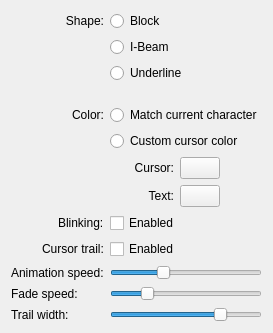
     <widget class="QWidget" name="cursorTab">
      <attribute name="title">
       <string>Cursor</string>
      </attribute>
      <layout class="QGridLayout">
       <property name="spacing">
        <number>0</number>
       </property>
       <item row="0" column="0" colspan="2">
        <layout class="QGridLayout">
         <property name="spacing">
          <number>6</number>
         </property>
         <item row="0" column="0" alignment="Qt::AlignmentFlag::AlignRight">
          <widget class="QLabel" name="label_8">
           <property name="sizePolicy">
            <sizepolicy hsizetype="Fixed" vsizetype="Preferred">
             <horstretch>0</horstretch>
             <verstretch>0</verstretch>
            </sizepolicy>
           </property>
           <property name="text">
            <string>Shape:</string>
           </property>
           <property name="alignment">
            <set>Qt::AlignmentFlag::AlignRight|Qt::AlignmentFlag::AlignTrailing|Qt::AlignmentFlag::AlignVCenter</set>
           </property>
          </widget>
         </item>
         <item row="0" column="1">
          <widget class="QRadioButton" name="cursorShapeBlock">
           <property name="text">
            <string comment="A solid rectangular">Block</string>
           </property>
           <attribute name="buttonGroup">
            <string notr="true">cursorShape</string>
           </attribute>
          </widget>
         </item>
         <item row="1" column="1">
          <widget class="QRadioButton" name="cursorShapeIBeam">
           <property name="text">
            <string comment="A vertical line on the left edge">I-Beam</string>
           </property>
           <attribute name="buttonGroup">
            <string notr="true">cursorShape</string>
           </attribute>
          </widget>
         </item>
         <item row="2" column="1">
          <widget class="QRadioButton" name="cursorShapeUnderline">
           <property name="text">
            <string comment="A hortizonal line on the bottom edge">Underline</string>
           </property>
           <attribute name="buttonGroup">
            <string notr="true">cursorShape</string>
           </attribute>
          </widget>
         </item>
         <item row="3" column="1">
          <spacer>
           <property name="orientation">
            <enum>Qt::Orientation::Vertical</enum>
           </property>
           <property name="sizeType">
            <enum>QSizePolicy::Policy::Fixed</enum>
           </property>
           <property name="sizeHint" stdset="0">
            <size>
             <width>20</width>
             <height>16</height>
            </size>
           </property>
          </spacer>
         </item>
         <item row="4" column="0" alignment="Qt::AlignmentFlag::AlignRight">
          <widget class="QLabel" name="label_3">
           <property name="sizePolicy">
            <sizepolicy hsizetype="Fixed" vsizetype="Preferred">
             <horstretch>0</horstretch>
             <verstretch>0</verstretch>
            </sizepolicy>
           </property>
           <property name="text">
            <string comment="Cursor color options">Color:</string>
           </property>
           <property name="alignment">
            <set>Qt::AlignmentFlag::AlignRight|Qt::AlignmentFlag::AlignTrailing|Qt::AlignmentFlag::AlignVCenter</set>
           </property>
          </widget>
         </item>
         <item row="4" column="1">
          <widget class="QRadioButton" name="autoCursorColorButton">
           <property name="sizePolicy">
            <sizepolicy hsizetype="Preferred" vsizetype="Fixed">
             <horstretch>0</horstretch>
             <verstretch>0</verstretch>
            </sizepolicy>
           </property>
           <property name="toolTip">
            <string>Set the cursor to match the color of the character underneath it.</string>
           </property>
           <property name="text">
            <string>Match current character</string>
           </property>
           <attribute name="buttonGroup">
            <string notr="true">cursorColor</string>
           </attribute>
          </widget>
         </item>
         <item row="5" column="1">
          <widget class="QRadioButton" name="customCursorColorButton">
           <property name="sizePolicy">
            <sizepolicy hsizetype="Preferred" vsizetype="Fixed">
             <horstretch>0</horstretch>
             <verstretch>0</verstretch>
            </sizepolicy>
           </property>
           <property name="toolTip">
            <string>Use a custom, fixed color for the cursor</string>
           </property>
           <property name="text">
            <string>Custom cursor color</string>
           </property>
           <attribute name="buttonGroup">
            <string notr="true">cursorColor</string>
           </attribute>
          </widget>
         </item>
         <item row="6" column="1">
          <layout class="QGridLayout" name="customColorLayout">
           <property name="spacing">
            <number>6</number>
           </property>
           <item row="0" column="0">
            <spacer>
             <property name="orientation">
              <enum>Qt::Orientation::Horizontal</enum>
             </property>
             <property name="sizeType">
              <enum>QSizePolicy::Policy::Fixed</enum>
             </property>
             <property name="sizeHint" stdset="0">
              <size>
               <width>24</width>
               <height>20</height>
              </size>
             </property>
            </spacer>
           </item>
           <item row="0" column="1">
            <widget class="QLabel" name="customCursorColorLabel">
             <property name="text">
              <string>Cursor:</string>
             </property>
             <property name="alignment">
              <set>Qt::AlignmentFlag::AlignRight|Qt::AlignmentFlag::AlignTrailing|Qt::AlignmentFlag::AlignVCenter</set>
             </property>
             <property name="buddy">
              <cstring>customColorSelectButton</cstring>
             </property>
            </widget>
           </item>
           <item row="0" column="2">
            <widget class="KColorButton" name="customColorSelectButton">
             <property name="toolTip">
              <string>Select the color used to draw the cursor</string>
             </property>
            </widget>
           </item>
           <item row="0" column="3">
            <spacer>
             <property name="orientation">
              <enum>Qt::Orientation::Horizontal</enum>
             </property>
             <property name="sizeHint" stdset="0">
              <size>
               <width>40</width>
               <height>20</height>
              </size>
             </property>
            </spacer>
           </item>
           <item row="1" column="1">
            <widget class="QLabel" name="customCursorTextColorLabel">
             <property name="text">
              <string>Text:</string>
             </property>
             <property name="alignment">
              <set>Qt::AlignmentFlag::AlignRight|Qt::AlignmentFlag::AlignTrailing|Qt::AlignmentFlag::AlignVCenter</set>
             </property>
             <property name="buddy">
              <cstring>customTextColorSelectButton</cstring>
             </property>
            </widget>
           </item>
           <item row="1" column="2">
            <widget class="KColorButton" name="customTextColorSelectButton">
             <property name="toolTip">
              <string>Select the color used to draw the character underneath the cursor</string>
             </property>
            </widget>
           </item>
          </layout>
         </item>
         <item row="8" column="1">
          <spacer>
           <property name="orientation">
            <enum>Qt::Orientation::Vertical</enum>
           </property>
           <property name="sizeType">
            <enum>QSizePolicy::Policy::Fixed</enum>
           </property>
           <property name="sizeHint" stdset="0">
            <size>
             <width>20</width>
             <height>16</height>
            </size>
           </property>
          </spacer>
         </item>
         <item row="8" column="0" alignment="Qt::AlignmentFlag::AlignRight|Qt::AlignmentFlag::AlignVCenter">
          <widget class="QLabel" name="label_2">
           <property name="text">
            <string>Blinking:</string>
           </property>
           <property name="buddy">
            <cstring>enableBlinkingCursorButton</cstring>
           </property>
          </widget>
         </item>
         <item row="8" column="1">
          <widget class="QCheckBox" name="enableBlinkingCursorButton">
           <property name="sizePolicy">
            <sizepolicy hsizetype="Preferred" vsizetype="Fixed">
             <horstretch>0</horstretch>
             <verstretch>0</verstretch>
            </sizepolicy>
           </property>
           <property name="toolTip">
            <string>Make the cursor blink regularly</string>
           </property>
           <property name="text">
            <string>Enabled</string>
           </property>
          </widget>
         </item>
         <item row="9" column="0" alignment="Qt::AlignmentFlag::AlignRight|Qt::AlignmentFlag::AlignVCenter">
          <widget class="QLabel" name="cursorTrailLabel">
           <property name="text">
            <string>Cursor trail:</string>
           </property>
           <property name="buddy">
            <cstring>enableCursorTrailButton</cstring>
           </property>
          </widget>
         </item>
         <item row="9" column="1">
          <widget class="QCheckBox" name="enableCursorTrailButton">
           <property name="sizePolicy">
            <sizepolicy hsizetype="Preferred" vsizetype="Fixed">
             <horstretch>0</horstretch>
             <verstretch>0</verstretch>
            </sizepolicy>
           </property>
           <property name="toolTip">
            <string>Show animated trail effect following cursor movement</string>
           </property>
           <property name="text">
            <string>Enabled</string>
           </property>
          </widget>
         </item>
         <item row="10" column="0">
          <widget class="QLabel" name="cursorTrailSpeedLabel">
           <property name="text">
            <string>Animation speed:</string>
           </property>
           <property name="buddy">
            <cstring>cursorTrailSpeedSlider</cstring>
           </property>
          </widget>
         </item>
         <item row="10" column="1">
          <widget class="QSlider" name="cursorTrailSpeedSlider">
           <property name="toolTip">
            <string>Speed of cursor trail animation (5 = slow, 20 = fast)</string>
           </property>
           <property name="minimum">
            <number>5</number>
           </property>
           <property name="maximum">
            <number>20</number>
           </property>
           <property name="value">
            <number>10</number>
           </property>
           <property name="orientation">
            <enum>Qt::Horizontal</enum>
           </property>
          </widget>
         </item>
         <item row="11" column="0">
          <widget class="QLabel" name="cursorTrailFadeLabel">
           <property name="text">
            <string>Fade speed:</string>
           </property>
           <property name="buddy">
            <cstring>cursorTrailFadeSlider</cstring>
           </property>
          </widget>
         </item>
         <item row="11" column="1">
          <widget class="QSlider" name="cursorTrailFadeSlider">
           <property name="toolTip">
            <string>Speed of trail fade out (5 = slow, 50 = fast)</string>
           </property>
           <property name="minimum">
            <number>5</number>
           </property>
           <property name="maximum">
            <number>50</number>
           </property>
           <property name="value">
            <number>15</number>
           </property>
           <property name="orientation">
            <enum>Qt::Horizontal</enum>
           </property>
          </widget>
         </item>
         <item row="12" column="0">
          <widget class="QLabel" name="cursorTrailWidthLabel">
           <property name="text">
            <string>Trail width:</string>
           </property>
           <property name="buddy">
            <cstring>cursorTrailWidthSlider</cstring>
           </property>
          </widget>
         </item>
         <item row="12" column="1">
          <widget class="QSlider" name="cursorTrailWidthSlider">
           <property name="toolTip">
            <string>Width of the trail (10 = thin, 50 = thick)</string>
           </property>
           <property name="minimum">
            <number>10</number>
           </property>
           <property name="maximum">
            <number>50</number>
           </property>
           <property name="value">
            <number>40</number>
           </property>
           <property name="orientation">
            <enum>Qt::Horizontal</enum>
           </property>
          </widget>
         </item>
        </layout>
       </item>
       <item row="1" column="0" colspan="2">
        <spacer>
         <property name="orientation">
          <enum>Qt::Orientation::Vertical</enum>
         </property>
         <property name="sizeHint" stdset="0">
          <size>
           <width>0</width>
           <height>0</height>
          </size>
         </property>
        </spacer>
       </item>
      </layout>
     </widget>
